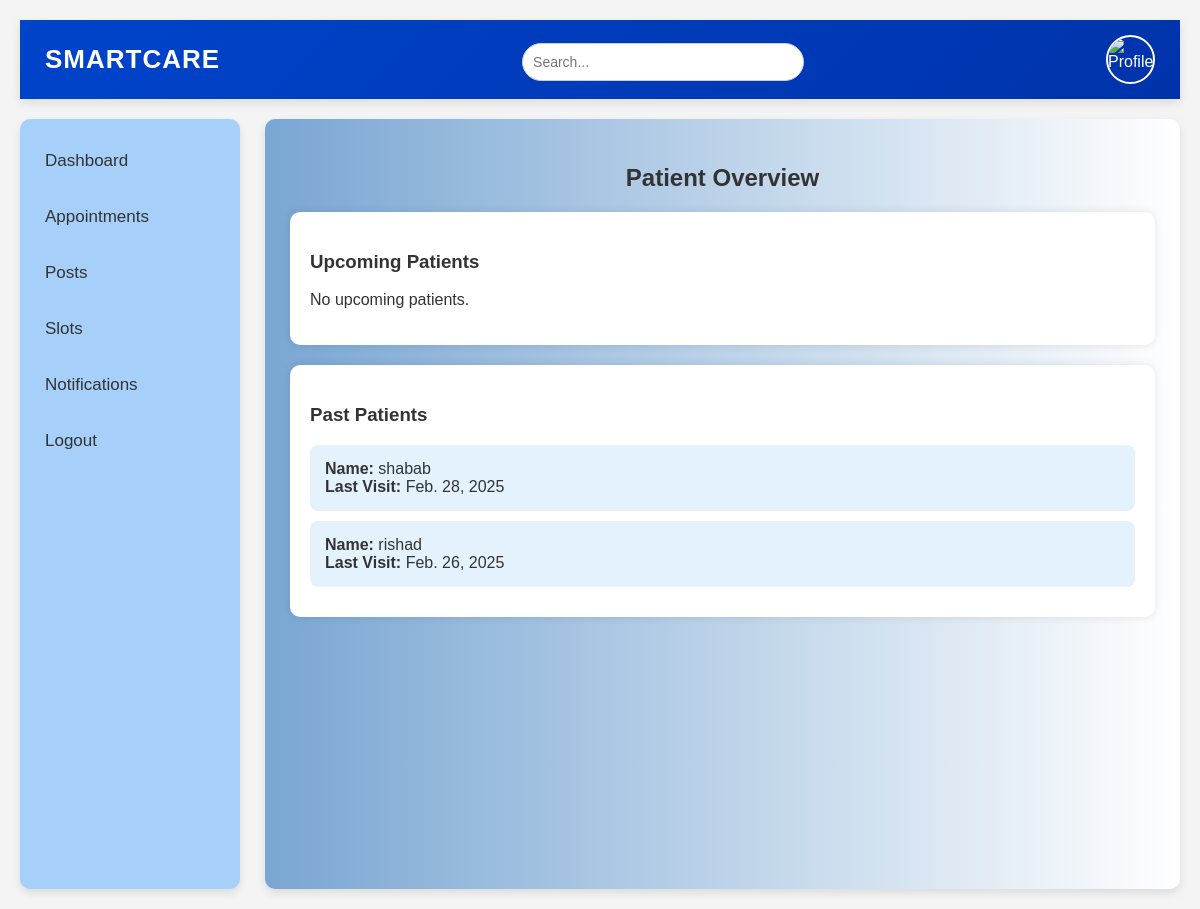
The page /api/patientoverview (signed in) on the database as committed earlier.
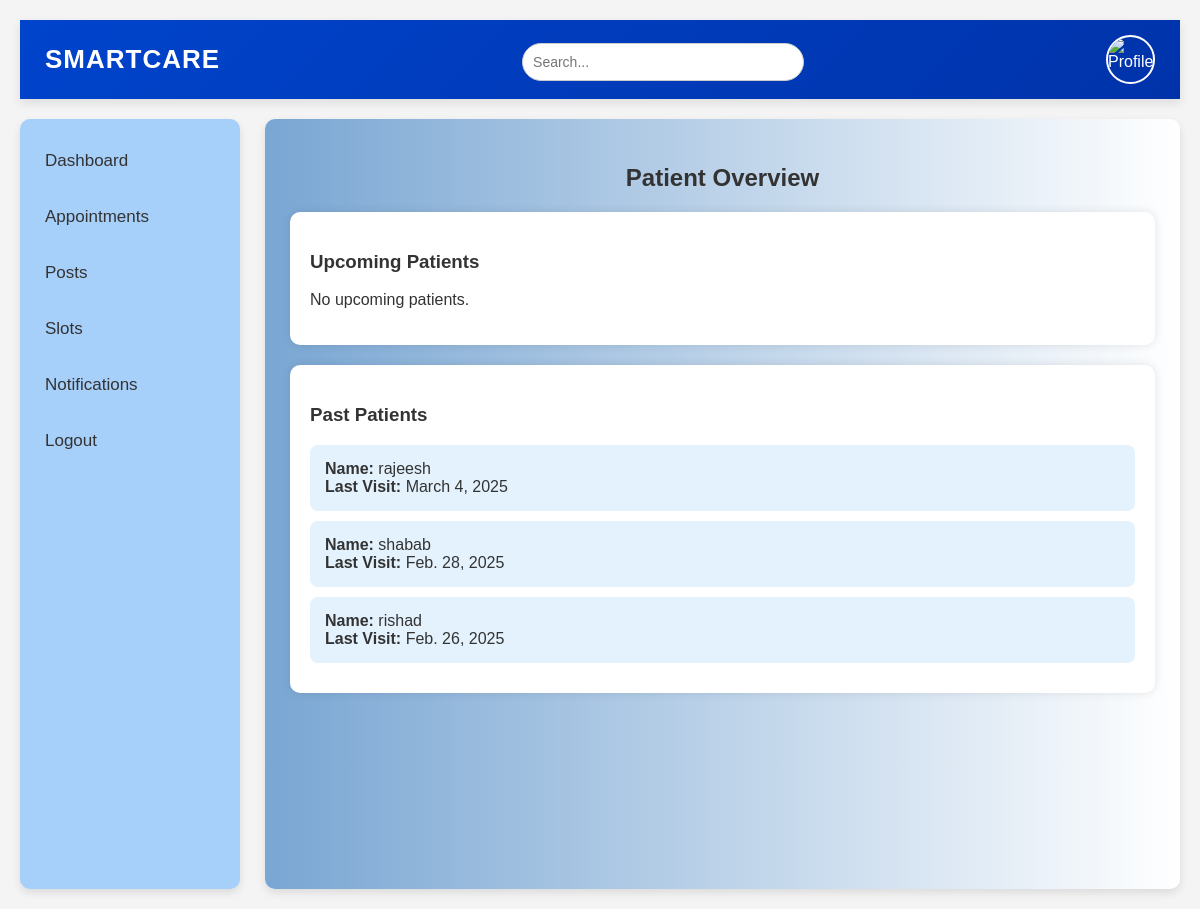
The same page on the database as committed later.
### Predictivehealthapp/models.py (models this page shows)
class bookinginfoTable(models.Model):
    USERID=models.ForeignKey(userTable,on_delete=models.CASCADE,null=True,blank=True,related_name='userid')
    DOCTORID=models.ForeignKey(DoctorTable,on_delete=models.CASCADE,null=True,blank=True,)
    patient_name=models.CharField(max_length=300,null=True,blank=True)
    patient_age=models.CharField(max_length=300,null=True,blank=True)
    patient_height=models.CharField(max_length=300,null=True,blank=True)
    patient_weight=models.CharField(max_length=300,null=True,blank=True)
    patient_addr=models.CharField(max_length=300,null=True,blank=True)
    APPOINTMENTDATE=models.DateField(null=True,blank=True)
    APPOINTMENTTIME=models.TimeField(null=True,blank=True)
    visitReason=models.CharField(max_length=300,null=True,blank=True)
    status=models.CharField(max_length=20,null=True,blank=True)

### Predictivehealthapp/views.py (the view)
# urls.py: path('patientoverview',patientoverview.as_view(),name="patientoverview"),
class patientoverview(View):
    def get(self,request):
        doc_obj = DoctorTable.objects.get(LOGINID__id=request.session.get('user_id'))
        upcoming_appointments = bookinginfoTable.objects.filter(DOCTORID=doc_obj, APPOINTMENTDATE__gte=date.today()).order_by('APPOINTMENTDATE')
        past_appointments = bookinginfoTable.objects.filter(DOCTORID=doc_obj, APPOINTMENTDATE__lt=date.today()).order_by('-APPOINTMENTDATE')
        listappo = {
        'upcoming_appointments': upcoming_appointments,
        'past_appointments': past_appointments,
        }
        return render(request,'doctor/patient-overview.html',listappo)

### templates/doctor/patient-overview.html (shortened to what this page needs)
{% extends 'doctor/doc-dashboard.html' %}
{% block body %}
<!DOCTYPE html>
<html lang="en">
<head>
</head>
<body>
    <div class="container">
        <h2>Patient Overview</h2>
        <div class="section">
            <h3>Upcoming Patients</h3>
            {% if upcoming_appointments %}
                {% for appointment in upcoming_appointments %}
                <div class="card">
                    <strong>Name:</strong> {{ appointment.patient_name }} <br>
                    <strong>Appointment Date:</strong> {{ appointment.APPOINTMENTDATE }} <br>
                </div>
                {% endfor %}
            {% else %}
                <p>No upcoming patients.</p>
            {% endif %}
        </div>
        <div class="section">
            <h3>Past Patients</h3>
            {% if past_appointments %}
                {% for appointment in past_appointments %}
                <div class="card">
                    <strong>Name:</strong> {{ appointment.patient_name }} <br>
                    <strong>Last Visit:</strong> {{ appointment.APPOINTMENTDATE }} <br>
                </div>
                {% endfor %}
            {% else %}
                <p>No past patients.</p>
            {% endif %}
        </div>
    </div>
</body>
{% endblock %}

Rows that differ between the two databases and show on the page:
added bookinginfoTable: patient_name "rajeesh", APPOINTMENTDATE "March 4, 2025"
